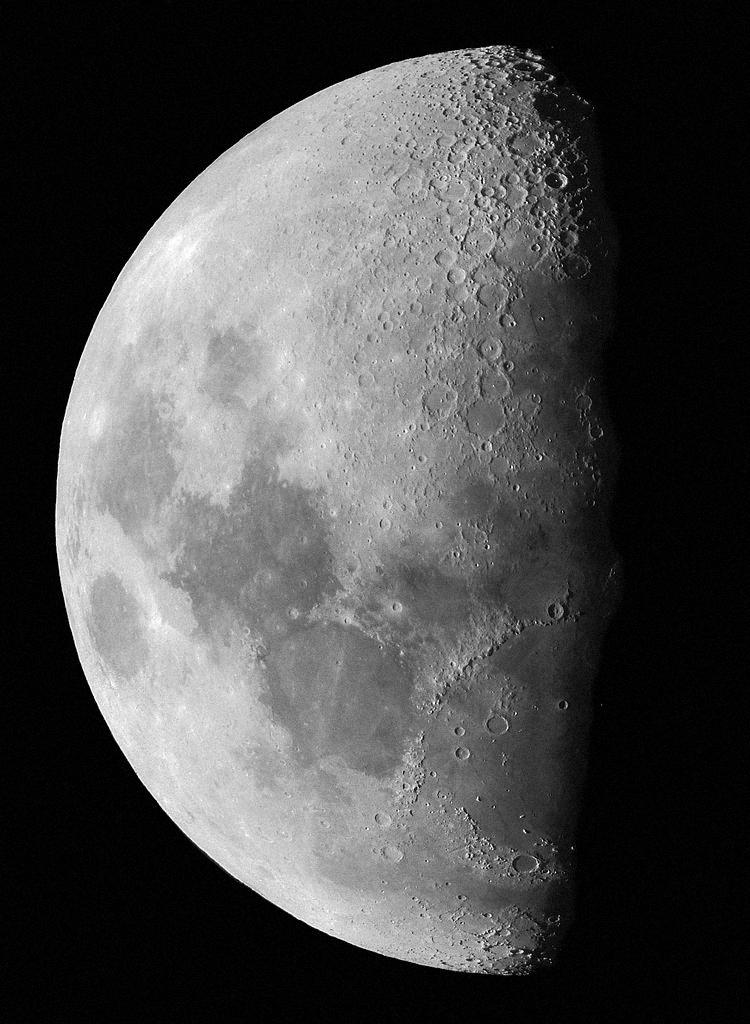
#> input picture images/moon.jpg, 750 x 1024 px
$ jupyter execute Ex5_3.ipynb
#> lines starting #> are read from the running program, lines starting #| are printed output that depends on the picture
[cell 1]
import numpy as np
from PIL import Image
import matplotlib.pyplot as plt

[cell 2]
# Perform histogram equalization on the input image.
def _histeq_modified(img):
    hist, bins = np.histogram(img.flatten(), 256, [0, 256])
    cdf = hist.cumsum()
    cdf_normalized = (cdf - cdf.min()) / (cdf.max() - cdf.min())
    return img, cdf_normalized

[cell 3]
# Load test image
Img = np.array(Image.open(r'../images/moon.jpg'))
#> Img is the input picture: shape (1024, 750); min 0, max 255, mean 75.4
hist, bins = np.histogram(Img.flatten(), 256, [0, 256])
#> hist = 256 values, max 102420 at index 2, min 51 at index 253, mean 3000; bins = 257 values from 0 to 256
max_count = np.max(hist)
#> max_count = 102420

# Loop over different ratios
clip_ratios = [1, 0.7, 0.4, 0.1]  # ratio = 1: no clipping
limited_eq_imgs = []
luts = np.zeros((len(clip_ratios), 256), dtype=np.uint8)

for i, clip_ratio in enumerate(clip_ratios):
    # Clip histogram
    clip = clip_ratio * max_count
    clipped_hist = np.where(hist < clip, hist, clip)

    # Construct one-dimensional virtual image for histeq to get mapping function
    clipped_img = np.concatenate([np.repeat(level, count) for level, count in enumerate(clipped_hist)], axis=0)
    _, lut = _histeq_modified(clipped_img.astype(np.uint8))

    # Apply mapping function
    luts[i, :] = (lut * 255).astype(np.uint8)
    limited_eq_imgs.append(np.clip(np.take(luts[i], Img), 0, 255).astype(np.uint8))
#> this loop made 4 passes
#> clip on passes 1 to 4: 102420, 71694, 40968, 10242
#> after the loop, limited_eq_imgs = 4 items

[cell 4]
# Show images
fig, axes = plt.subplots(1, len(clip_ratios), figsize=(12, 4))
font_size = 15
for i, ax in enumerate(axes):
    ax.imshow(limited_eq_imgs[i], cmap='gray')
    ax.set_title(f'Clip at {clip_ratios[i]}', fontsize=font_size)
    ax.axis("off")

# Show histograms and mapping function
fig, (ax1, ax2) = plt.subplots(1, 2, figsize=(8, 4))
ax1.bar(bins[:-1], hist, width=1)
ax1.set_xlim([0, 255])
ax1.set_ylim([0, max(hist) + 500])
ax1.set_xlabel('Pixel Value')
ax1.set_ylabel('Frequency')
ax1.set_title('Histogram', fontsize=font_size)

ax2.plot(luts.T, linewidth=2)
ax2.set_xlim([0, 255])
ax2.set_ylim([0, 255])
ax2.set_xlabel('Input Pixel Value')
ax2.set_ylabel('Output Pixel Value')
ax2.set_title('Mapping Function', fontsize=font_size)
plt.tight_layout()
plt.show()
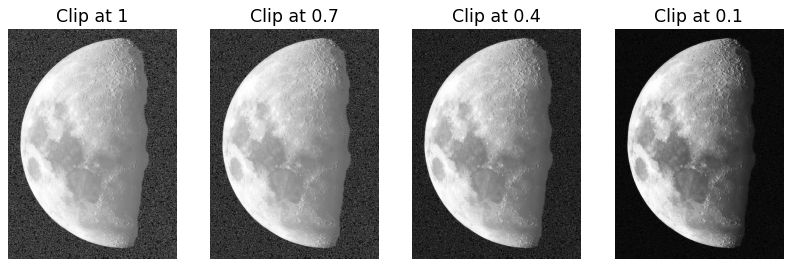
#> figure drawn by matplotlib, 4 panels
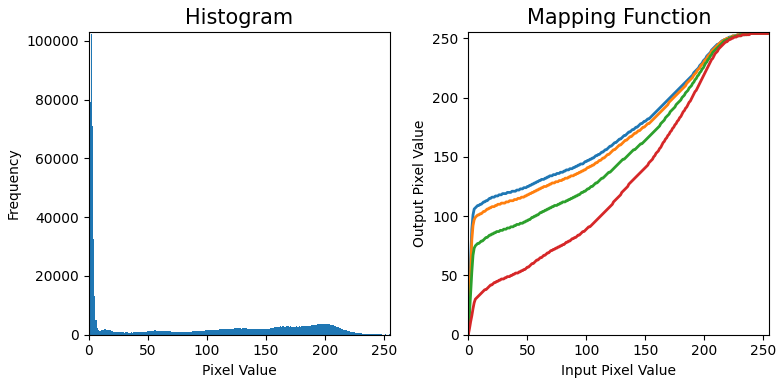
#> figure drawn by matplotlib, 2 panels; panel 1: tallest bar 102420 high, from x = 1.5 to 2.5; panel 2: curve peaks at x = 255, y = 255; panel 2: curve peaks at x = 255, y = 255; panel 2: curve peaks at x = 255, y = 255

$ run again, with images/atrium.jpg copied over images/moon.jpg
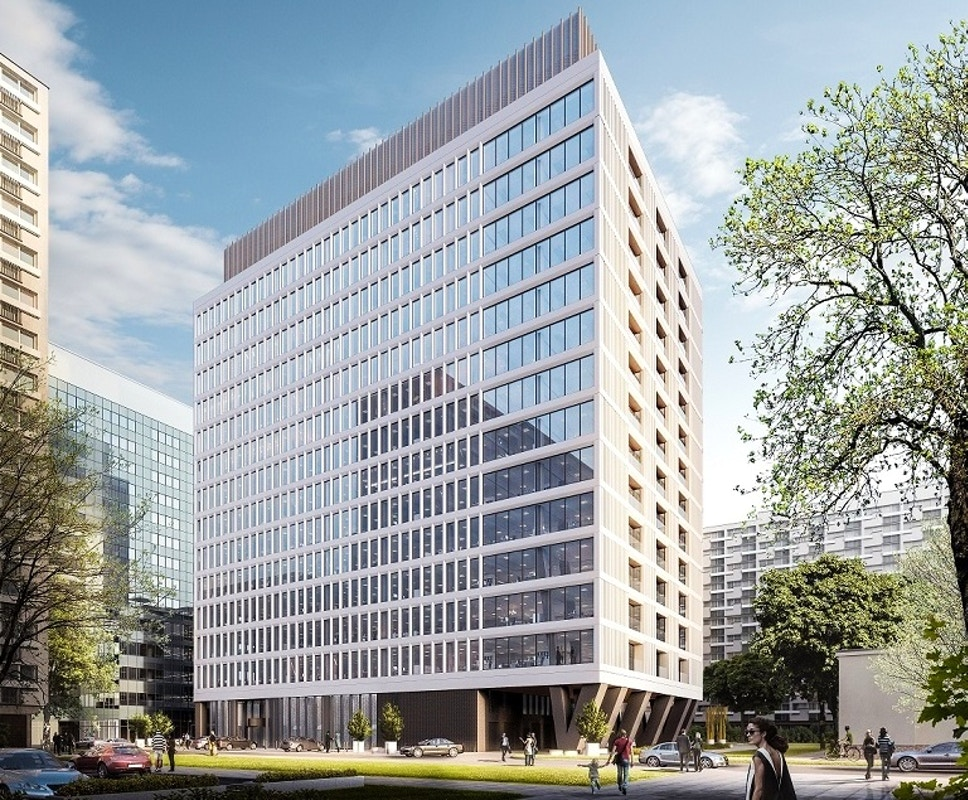
#> input picture images/atrium.jpg, 968 x 800 px
#> Img is the input picture: shape (800, 968, 3); mean R, G, B 155.6, 162.1, 163.5
#> hist = 256 values, max 43828 at index 255, min 2750 at index 1, mean 9075; bins = 257 values from 0 to 256
#> max_count = 43828
#> the loop `for i, clip_ratio in enumerate(clip_ratios):` made 4 passes
#> clip on passes 1 to 4: 43828, 30679.6, 17531.2, 4382.8
#> after the loop `for i, clip_ratio in enumerate(clip_ratios):`: limited_eq_imgs = 4 items
#> `plt.show()`:
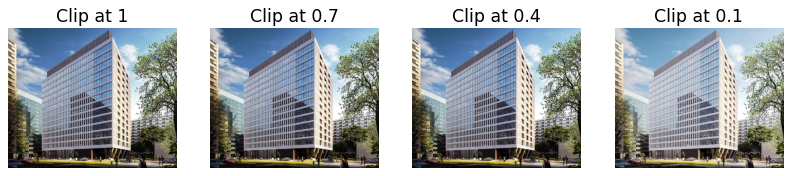
#> figure drawn by matplotlib, 4 panels
#> `plt.show()`:
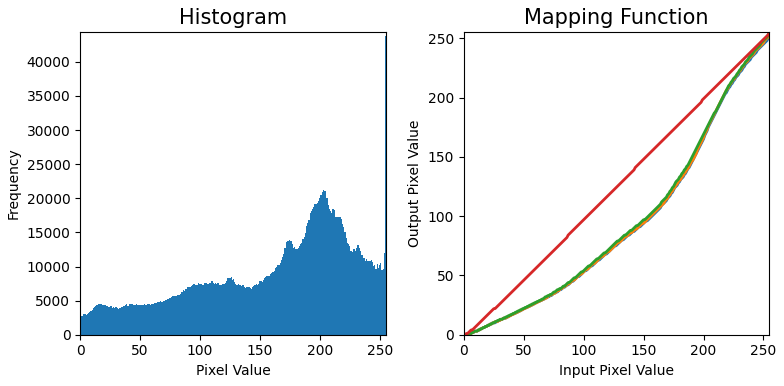
#> figure drawn by matplotlib, 2 panels; panel 1: tallest bar 43828 high, from x = 254.5 to 255.5; panel 2: curve peaks at x = 255, y = 255; panel 2: curve peaks at x = 255, y = 255; panel 2: curve peaks at x = 255, y = 255
